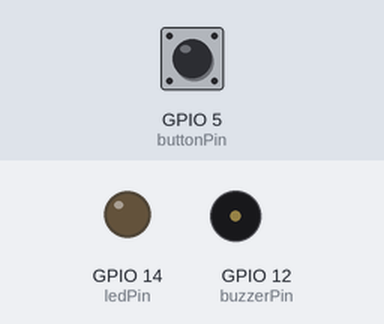
A sketch run on a simulated ESP8266 (NodeMCU). On the bench: output pins drawn as LEDs (lit = HIGH), buzzer (waves = sounding). The test bench sets the inputs (shaded band); at power-on: GPIO 5 (buttonPin) LOW. WiFi joins after 1.5 s; servers stay silent unless stated; what the sketch prints to the serial monitor is not drawn.

Above: at 2.7 s.
2.8 s: GPIO 5 (buttonPin) pulled HIGH for 0.15 s
At 3.4 s:
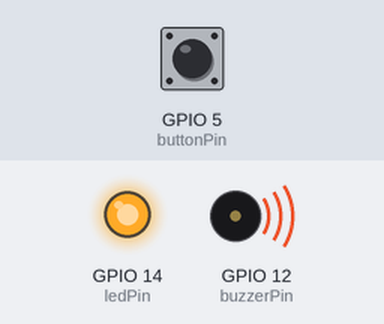
At 6.9 s:
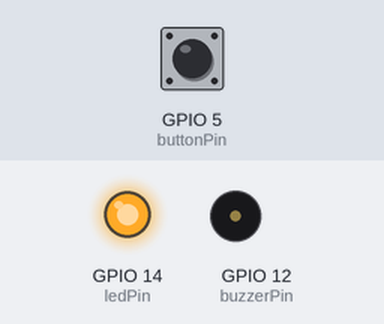
Timing chart, 0 to 11.9 s (numbered marks = the images above; inputs shaded):
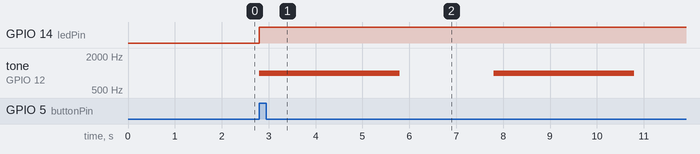

The sketch:

alerta.ino
```cpp
#include <ESP8266WiFi.h>
#include <ESP8266HTTPClient.h>

// Definición de pines
const int buttonPin = 5;    // Pin del botón (GPIO 5 corresponde a D1)
const int buzzerPin = 12;   // Pin del zumbador (GPIO 12 corresponde a D6)
const int ledPin = 14;      // Pin del LED (GPIO 14 corresponde a D5)

const char* ssid = "Maestros";           // Nombre de la red WiFi
const char* password = "Maestros_2021";  // Contraseña del WiFi
const char* server = "10.0.20.45";       // Dirección IP del servidor
const int port = 80;                     // Puerto del servidor

int habitacion_id = 2;                   // Define el habitacion_id que quieras enviar

bool alreadySent = false;                // Bandera para saber si ya se envió la petición

void setup(void) {
  Serial.begin(115200);

  // Inicialización de pines
  pinMode(buttonPin, INPUT);
  pinMode(ledPin, OUTPUT);
  pinMode(buzzerPin, OUTPUT);

  // Conexión WiFi
  WiFi.begin(ssid, password);
  while (WiFi.status() != WL_CONNECTED) {
    delay(500);
    Serial.print(".");
  }
  Serial.println("");
  Serial.println("WiFi conectado");
  Serial.println("IP address: ");
  Serial.println(WiFi.localIP());
}

void loop() {
  int buttonState = digitalRead(buttonPin);

  if (buttonState == HIGH && !alreadySent) {
    digitalWrite(ledPin, HIGH);  // Enciende el LED

    // Activa el zumbador 3 veces
    for (int i = 0; i < 3; i++) {
      tone(buzzerPin, 1000);  // Activa el zumbador
      delay(3000);            // Espera 3 segundos
      noTone(buzzerPin);      // Apaga el zumbador
      delay(2000);            // Espera 2 segundos
    }

    // Enviar datos al servidor (una vez)
    if (WiFi.status() == WL_CONNECTED) {
      WiFiClient client;
      HTTPClient http;

      // Crear la URL con el habitacion_id
      String url = "http://" + String(server) + "/codigoazul/logica/alertas.php?habitacion_id=" + String(habitacion_id);

      Serial.print("Conectando a: ");
      Serial.println(url);

      // Inicia la conexión con el servidor
      http.begin(client, url);

      // Ejecuta la petición GET
      int httpCode = http.GET();

      // Verifica la respuesta del servidor
      if (httpCode > 0) {
        String payload = http.getString();
        Serial.println("Respuesta del servidor:");
        Serial.println(payload);
      } else {
        Serial.print("Error en la petición HTTP: ");
        Serial.println(httpCode);
      }

      http.end();  // Cierra la conexión
    } else {
      Serial.println("WiFi no conectado");
    }

    alreadySent = true;  // Marcar que la petición ya fue enviada
  } else if (buttonState == LOW) {
    alreadySent = false;  // Resetear bandera al soltar el botón
    digitalWrite(ledPin, LOW);  // Apaga el LED
    noTone(buzzerPin);          // Apaga el zumbador
  }
}
```

Measured:
- after the input at 2.8 s, GPIO 14 (ledPin): LOW → HIGH at once; tone on GPIO 12 (buzzerPin): alternates 1000 Hz for 3.0 s and silent for 2.0 s, starting at once
